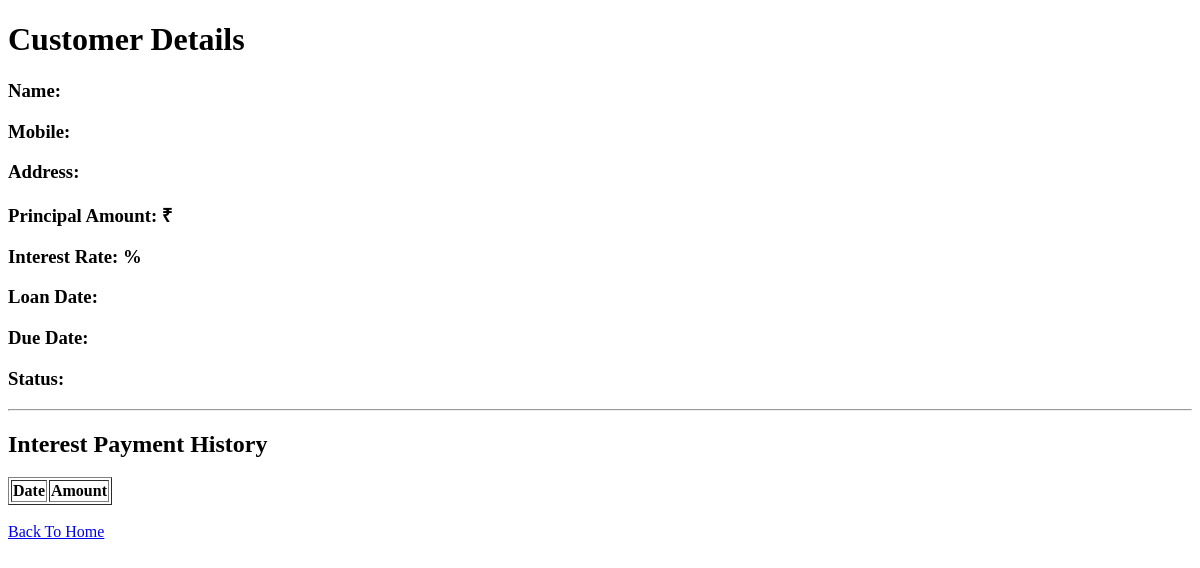
The app's page /customer/4, older data.
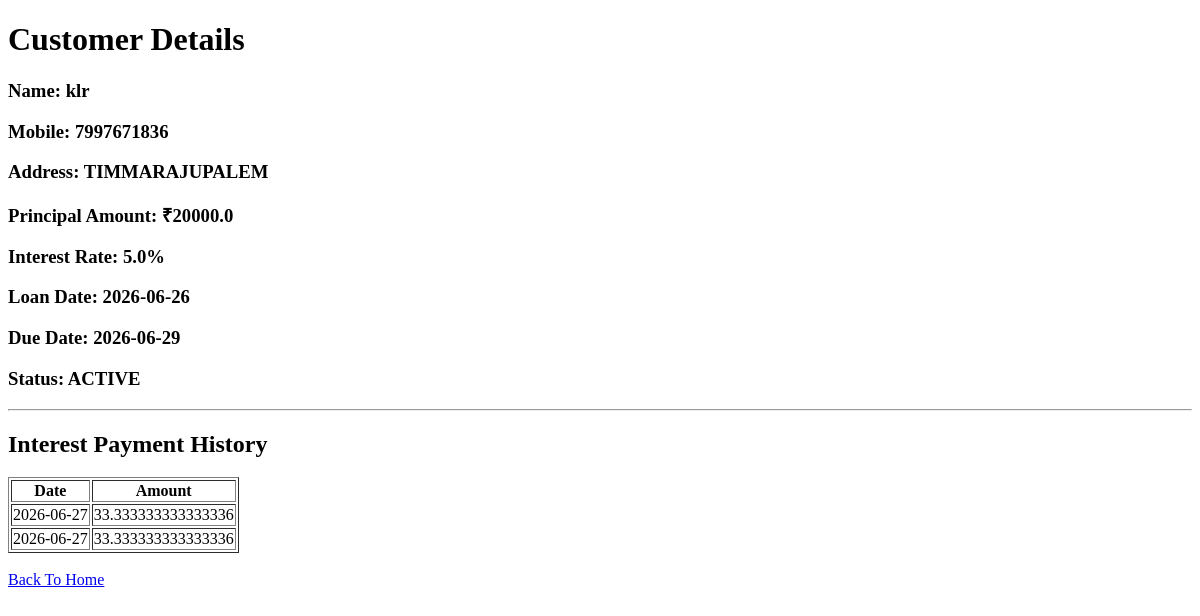
The same page, newer data.
### tables this page shows
CREATE TABLE customers (
    id INTEGER PRIMARY KEY AUTOINCREMENT,
    name TEXT,
    mobile TEXT,
    address TEXT,
    principal_amount REAL,
    interest_rate REAL,
    loan_date TEXT,
    duration_type TEXT,
    due_date TEXT,
    principal_paid INTEGER DEFAULT 0,
    status TEXT DEFAULT 'ACTIVE'
);

CREATE TABLE interest_payments (
    payment_id INTEGER PRIMARY KEY AUTOINCREMENT,
    customer_id INTEGER,
    payment_date TEXT,
    interest_amount REAL
);

### app.py (the view)
@app.route('/customer/<int:customer_id>')
def customer_details(customer_id):
    cursor.execute("""
        SELECT *
        FROM customers
        WHERE id=?
    """, (customer_id,))
    customer = cursor.fetchone()
    cursor.execute("""
        SELECT
            payment_date,
            interest_amount
        FROM interest_payments
        WHERE customer_id=?
        ORDER BY payment_date DESC
    """, (customer_id,))
    payments = cursor.fetchall()
    return render_template(
        'customer_details.html',
        customer=customer,
        payments=payments
    )

### templates/customer_details.html (shortened to what this page needs)
<!DOCTYPE html>
<html>
<head>
</head>
<body>
<h1>Customer Details</h1>
<h3>Name: {{ customer[1] }}</h3>
<h3>Mobile: {{ customer[2] }}</h3>
<h3>Address: {{ customer[3] }}</h3>
<h3>Principal Amount: ₹{{ customer[4] }}</h3>
<h3>Interest Rate: {{ customer[5] }}%</h3>
<h3>Loan Date: {{ customer[6] }}</h3>
<h3>Due Date: {{ customer[8] }}</h3>
<h3>Status: {{ customer[10] }}</h3>
<hr>
<h2>Interest Payment History</h2>
<table border="1">
<tr>
    <th>Date</th>
    <th>Amount</th>
</tr>
{% for payment in payments %}
<tr>
    <td>{{ payment[0] }}</td>
    <td>{{ payment[1] }}</td>
</tr>
{% endfor %}
</table>
<br>
<a href="/">Back To Home</a>
</body>
</html>

Row changes from the older to the newer data that the page shows:
added customers: name "klr", mobile "7997671836", address "TIMMARAJUPALEM", principal_amount "20000.0", interest_rate "5.0", loan_date "2026-06-26", due_date "2026-06-29", status "ACTIVE"
added interest_payments: payment_date "2026-06-27", interest_amount "33.333333333333336"
added interest_payments: payment_date "2026-06-27", interest_amount "33.333333333333336"
